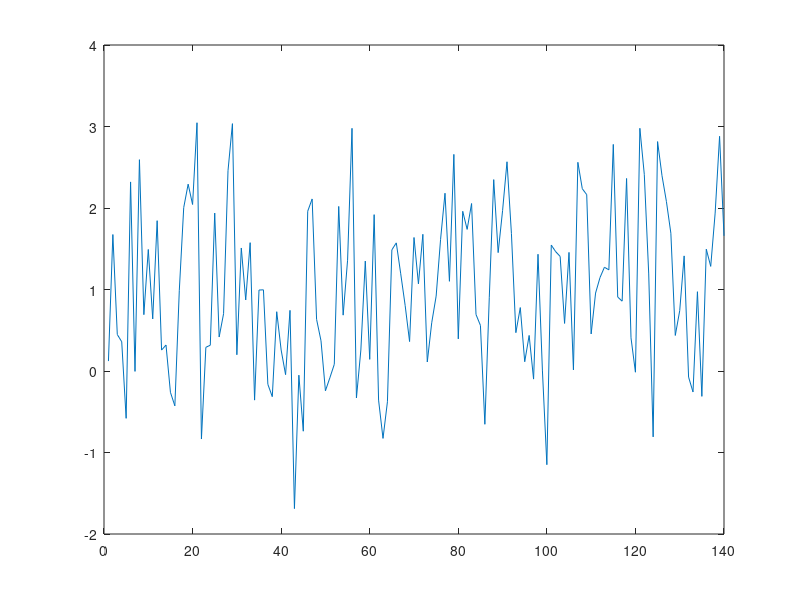

Here is the MATLAB script that generated this plot:

clear all; close all; clc;

r = normrnd(1,3,[1 100]);
plot(r)


r = normrnd(1,1,[1 140]);
plot(r)

% aggiungo questo commento ora

% added another comment

% Marcello's comment from his branch

% aggiungo ciao

% ho aggiunto questa

% tra poco mangio
